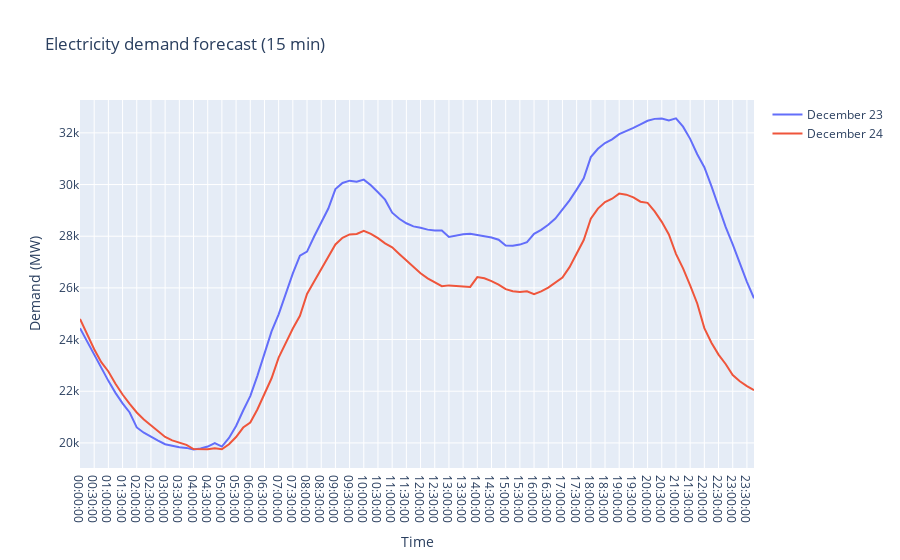

The notebook cell this image was saved under:
### Markdown cell above
Let's plot the two series now, knowing that December 23rd was a Monday and December 24th was a Tuesday, so therefore the demand shouldn't be too different according to the day of the week.

### Code cell
# use plotly graph objects to plot the two series

from plotly import graph_objects as go

fig = go.Figure()

fig.add_trace(go.Scatter(x=december_23['time'], y=december_23['value'], mode='lines', name='December 23'))
fig.add_trace(go.Scatter(x=december_24['time'], y=december_24['value'], mode='lines', name='December 24'))

fig.update_layout(title='Electricity demand forecast (15 min)', xaxis_title='Time', yaxis_title='Demand (MW)')

fig.show()
